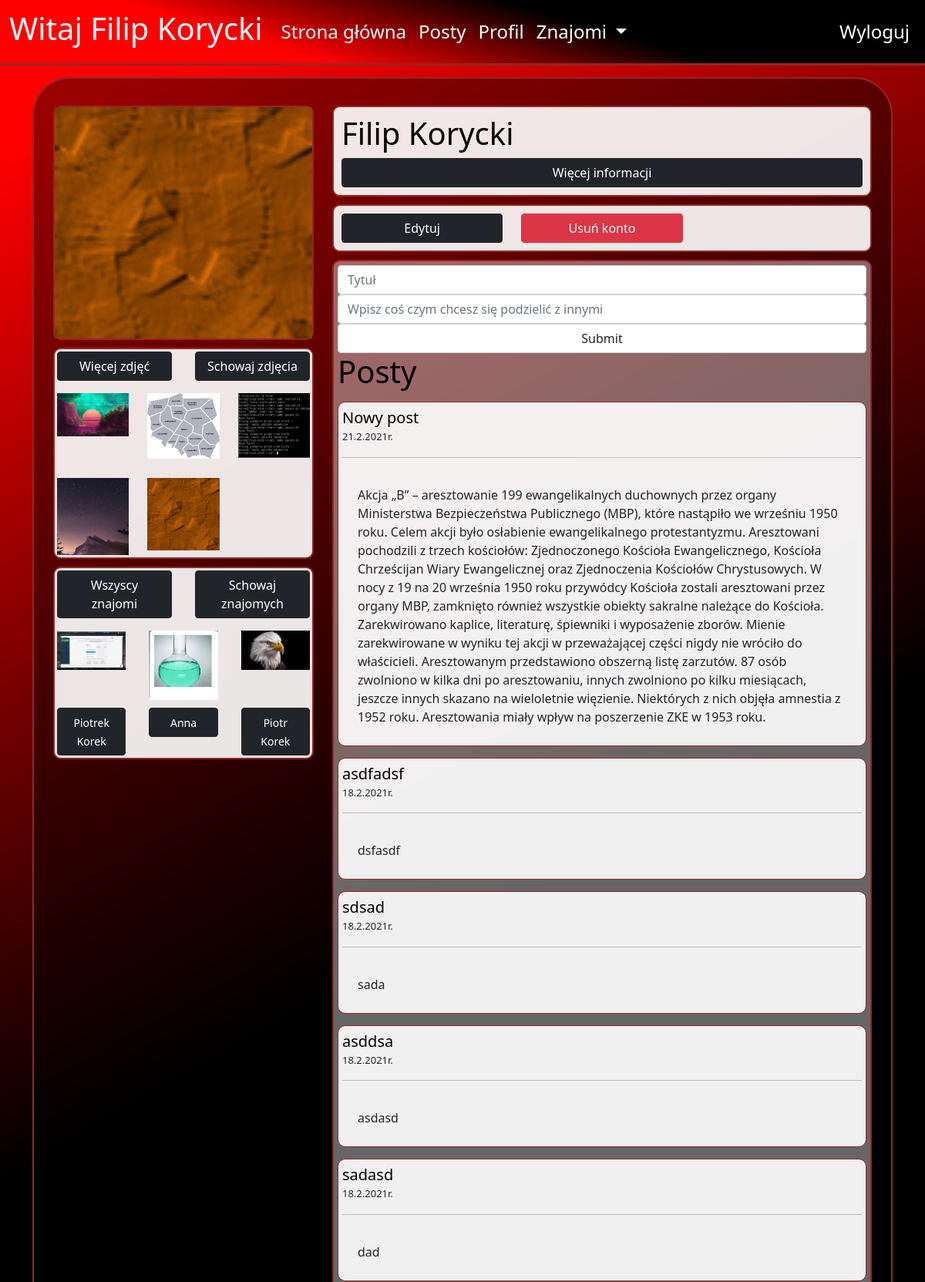
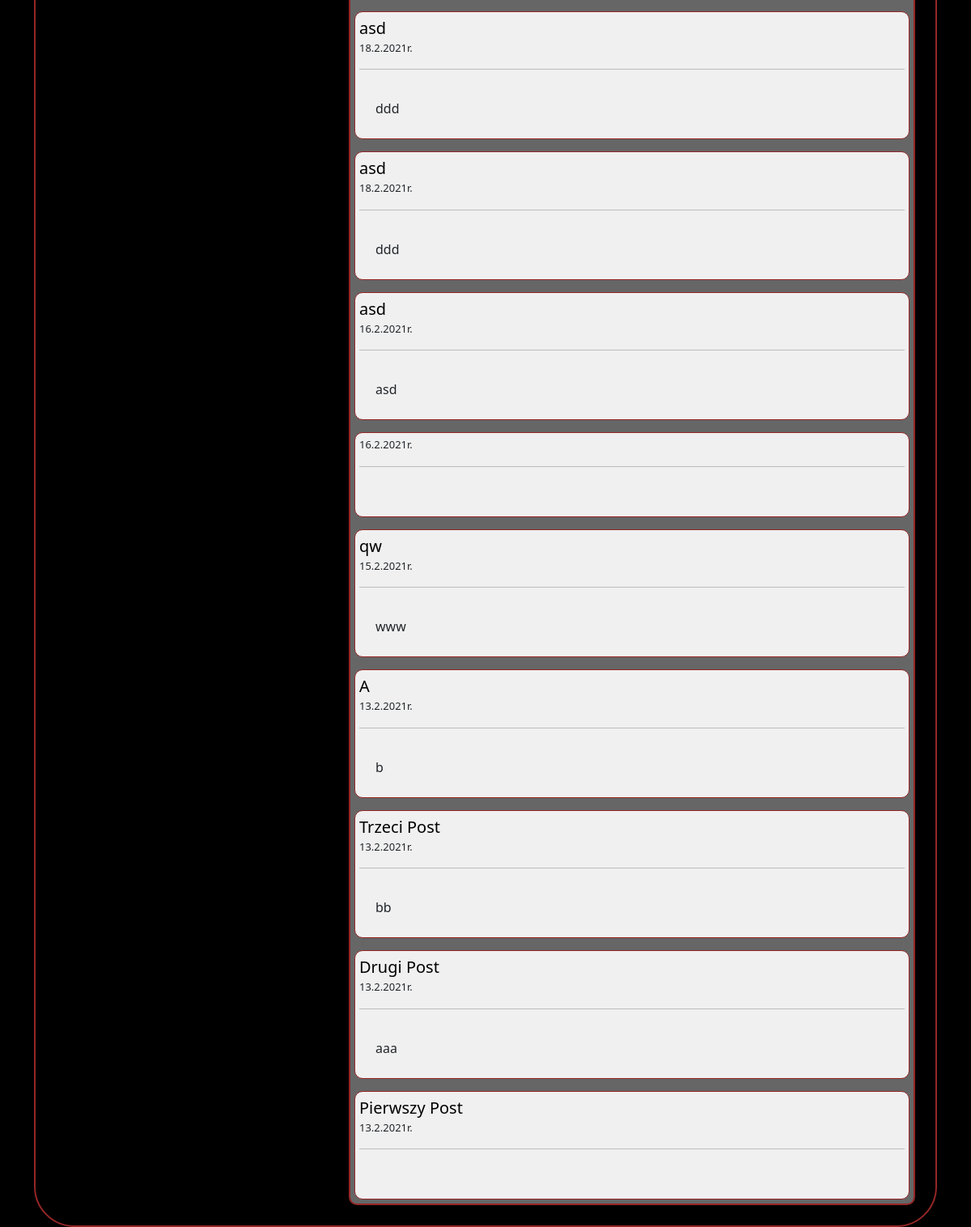
Screenshot of /profile/5 (signed in) with the database file from the repository (2 pictures, top to bottom).
### blog/models.py (models this page shows, shortened)
class Profile(models.Model):
    user = models.OneToOneField(User, null=True, on_delete=models.CASCADE)
    birth_date = models.DateField(blank=True,null=True)
    description = models.TextField(blank=True,null=True)
    first_name = models.CharField(blank=True, null=True, max_length=40)
    last_name = models.CharField(blank=True, null=True, max_length=40)
    country = models.CharField(blank=True, null=True, max_length=40)
    city = models.CharField(blank=True, null=True, max_length=40)
    height = models.DecimalField(blank=True,null=True, decimal_places=0, max_digits=120)
    weight = models.DecimalField(blank=True,null=True, decimal_places=0, max_digits=120)
    gender = models.CharField(blank=True,null=True, max_length=222)
    friends = models.ManyToManyField('self', blank=True)
    images = models.ManyToManyField("ProfileImage", related_name='+',blank=True)
    chats = models.ManyToManyField("ChatBox", related_name='+',blank=True)
    posts = models.ManyToManyField("Post", related_name='+',blank=True)
    def get_name(self):
        if self.first_name and self.last_name:
            return str(str(self.first_name)+" "+str(self.last_name)) #+" ("+str(self.user.username)+")"
        elif self.first_name:
            return self.first_name
        else:
            return self.user.username

class Post(models.Model):
    owner =  models.ForeignKey("Profile", on_delete=models.CASCADE)
    date = models.DateField(auto_now_add=True)
    date_time = models.DateTimeField(auto_now_add=True)
    title = models.CharField(max_length=200)
    text = models.CharField(max_length=4000)
    comments = models.ManyToManyField("Post_comment", related_name='+')
    class Meta:
        ordering = ["-date","-date_time"]

### blog/views.py (the view, shortened to what this page needs)
# urls.py: path("profile/<int:pk>", views.ProfileView.as_view(), name="profile"),
class ProfileView(LoginRequiredMixin,View):
    login_url = '/login/'
    def get(self, request, pk):
        profile = Profile.objects.all().get(id=pk)
        friends_id = []
        for friend in profile.friends.all():
            friends_id.append(friend.id)
        context={
            'profile':profile,
            'friends_id':friends_id,
        }
        user1 = request.user.profile
        user2 = get_object_or_404(Profile, id=pk)
        chats = ChatBox.objects.all()
        for chat in chats:
            if user1 in chat.users.all() and user2 in chat.users.all():
                context["have_chat"]=True
                context["chat"]=chat
            else:
                context["have_chat"]=False
        return render(request, 'blog/profile.html',context)

### blog/templates/blog/profile.html (shortened to what this page needs)
{% extends "blog/base.html"%}
{% load static %}
{%block content%}
<div class="container background_v1">
    <div class="row">
        <div class="col-sm-12 col-md-4">
            <div class="profile_image_class">
                {% if profile.images%}
                <div style="width: 100%; position:relative;">
                    {%for image in profile.images.all %}
                        {% if forloop.last %}
                            <div class="fake_box"> </div>
                            <br />
                        {%endif%}
                    {%empty%}
                          <img src="{% static 'user.png' %}" class="profile_image">
                          <div class="fake_box"> </div>
                        <br />
                    {%endfor%}
                </div>
                {%endif%}
            </div>
            <div class="profile_images_css">
                <div class="row">
                    <div class="col-sm-6"><a href="{% url 'profile_images' profile.id %}" style="margin:2%; width:96%;" class="btn btn-dark" >Więcej zdjęć</a></div>
                    <div class="col-sm-6"><button type="button" id="images_button" class="btn btn-dark">Schowaj zdjęcia</button></div>
                </div>
                <div class="row" id="images_profile_box" style="padding:3px; clear:both;">
                    {%for image in profile.images.all%}
                        <div class="col-md-6 col-lg-4" >
                            <div style="margin-top: 10px; position:relative;">
                                <a href="{{image.image.url}}" target="_blank">
                                    <div class="mini_fake_box"></div>
                                </a>
                            </div>
                        </div>
                    {%endfor%}
                </div>
            </div>
            <div class="profile_images_css">
                <div class="row">
                    <div class="col-sm-6"><a href="{% url 'profile_friends' profile.id %}" style="margin:2%; width:96%;" class="btn btn-dark" >Wszyscy znajomi</a></div>
                    <div class="col-sm-6"><button type="button" id="friends_button" class="btn btn-dark">Schowaj znajomych</button></div>
                </div>
                <div class="row" id="friends_profile_box">
                    {%for friend in profile.friends.all|slice:":6"%}
                        <div class="col-md-6 col-lg-4" >
                            <div class="friend_image_box" style="padding:3px;">
                            <a href="{%url 'profile' friend.id%}" target="_blank">
                                {%for image in friend.images.all%}
                                    {%if forloop.last%}
                                        <div style="margin-top: 10px; position:relative;">
                                                <div class="mini_fake_box"></div>
                                        </div>
                                    {%endif%}
                                {%endfor%}
                                    <div class="btn btn-dark"> <small>{{friend.get_name}}</small> </div>
                            </div>
                        </div>
                    {%endfor%}
                </div>
            </div>
        </div>
        <div class="col-sm-12 col-md-8">
            <div class="profile_info" style="padding:10px;">
                <h1 style="color:black;">{{profile.get_name}}</h1>
                <button type="button" id="info_button" class="btn btn-dark">Więcej informacji</button>
            </div>
            <div class="profile_buttons" style="padding:10px;">
                <div class="row">
                {%if user.profile.id == profile.id%}
                    <div class="col-sm-12 col-md-4">
                    <a href="{%url 'edit_profile' profile.id%}" class="btn btn-dark">Edytuj</a>
                    </div>
                    <div class="col-sm-12 col-md-4">
                    <a href="{%url 'delete_profile' profile.id%}" class="btn btn-danger">Usuń konto</a>
                    </div>
                {%endif%}
            </div>
        </div>
        {%if user.profile.id == profile.id or user.profile.id in friends_id or user.profile.id == profile.id %}
            <div class="profile_posts_box">
                {% if user.profile.id == profile.id %}
                <form action="{% url 'profile' profile.id%}" method="POST">
                    <input type="text" placeholder="Tytuł" name="title" class="form-control" />
                    <input type="text" placeholder="Wpisz coś czym chcesz się podzielić z innymi" name="text" class="form-control" />
                    <input type="submit" class="form-control" />
                </form>
                {% endif %}
                {%if user.profile.id in friends_id or user.profile.id == profile.id %}
                    <h1 style="color:black;">Posty</h1>
                    {%for post in profile.posts.all%}
                    <div class="profile_post">
                        <div class="profile_post_title">
                        <a  class="normal_link" href="{% url 'post' post.id%}">
                        {{post.title}}
                        </a>
                        </div>
                        <div class="profile_post_date">{{post.date| date:"d.n.Y"}}r.</div>
                        <hr />
                        <div class="profile_post_text">{{post.text}}</div>
                    </div>
                    {%empty%}
                         <div class="profile_post">
                            {{profile.get_name}} nie napisał/a jeszcze żadnych postów.
                         </div>
                    {%endfor%}
                {%endif%}
            </div>
        {%else%}
            <div class="profile_posts_box_2">
            </div>
        {%endif%}
    </div>
</div>
{% endblock %}

### blog/templates/blog/base.html (shortened to what this page needs)
{% load static %}
<!doctype html>
<html lang="en">
  <head>
    <link href="https://cdn.jsdelivr.net/npm/bootstrap@5.0.0-beta1/dist/css/bootstrap.min.css" rel="stylesheet">
    <link rel ="stylesheet" href="{% static 'style.css' %}">
  </head>
  <body>
    <nav class="navbar navbar-expand-lg navbar-dark bg-light">
  <div class="container-fluid">
    <a class="navbar-brand" href="#"><h1>Witaj {{user.profile.get_name}}</h1></a>
    <div class="collapse navbar-collapse" id="navbarSupportedContent">
      <ul class="navbar-nav me-auto mb-2 mb-lg-0">
        {% if user.is_authenticated%}
        <li class="nav-item ">
          <a class="nav-link" href="{% url 'mainpage' %}">Strona główna</a>
        </li>
        <li class="nav-item ">
          <a class="nav-link" href="{% url 'posts' %}">Posty</a>
        </li>
        <li class="nav-item ">
          <a class="nav-link" href="{% url 'profile' user.profile.id %}">Profil</a>
        </li>
        <li class="nav-item dropdown">
          <a class="nav-link dropdown-toggle" href="#" id="navbarDropdown" role="button" data-bs-toggle="dropdown" aria-expanded="false">
            Znajomi
          </a>
        </li>
        {%endif%}
        </ul>
        {% if user.is_authenticated%}
        <ul class="navbar-nav ml-auto mb-2 mb-lg-0" >
          <li class="nav-item">
            <a class="nav-link" href="{% url 'logout' %}">Wyloguj</a>
          </li>
        </ul>
        {%endif%}
    </div>
  </div>
</nav>
    <div class="main_content">
      <div class="container">
    {%block content%}
    {% endblock %}
      </div>
    </div>
  </body>
</html>

### static/style.css (style rules this page uses)
* { box-sizing: border-box; margin:0; padding:0; }
:root { --ramka: rgb(148, 38, 38); }
nav { background: rgb(255,0,0); background: linear-gradient(16deg, rgba(255,0,0,1) 29%, rgba(0,0,0,1) 63%, rgba(0,0,0,1) 100%); border-bottom: var(--ramka) solid 3px; }
body { background-repeat: no-repeat; background-size: cover; background: black; }
.navbar { position: fixed; top:0; z-index: 555; width: 100%; }
h1,h2,h3,h4,h5 { color:aliceblue; }
nav .navbar-nav li a { color: white !important; font-size: 1.5em; }
.main_content { padding-top: 100px; min-height: 800px; background: rgb(255,0,0); background: linear-gradient(151deg, rgba(255,0,0,1) 5%, rgba(0,0,0,1) 40%, rgba(0,0,0,1) 100%); }
.background_v1 { border: solid 2px var(--ramka); border-radius: 50px; padding: 25px; background-color:rgba(0, 0, 0, 0.4); min-height: 700px; }
.fake_box { width:300px; height: 276px; }
.profile_image_class { margin-top: 10px; border:solid 2px var(--ramka); border-radius:10px; width:100%; background-color: white; }
.profile_info { border:solid 2px var(--ramka); margin-top: 10px; width:100%; border-radius:10px; background-color: rgb(255, 255, 255, 0.9); word-wrap: break-word; }
.profile_buttons { border:solid 2px var(--ramka); margin-top: 10px; border-radius:10px; background-color: rgb(255, 255, 255, 0.9); width:100%; }
.btn { width:100%; }
.profile_images_css { border:solid 2px var(--ramka); margin-top: 10px; border-radius:10px; background-color: rgb(255, 255, 255, 0.9); width:100%; }
.mini_fake_box { width:100%; height: 100px; }
#images_button { margin:2%; width:96%; }
#images_profile_box { display: flex; }
#friends_profile_box { display: flex; }
#friends_button { margin:2%; width:96%; }
.profile_posts_box { width:100%; border:solid 2px var(--ramka); margin-top: 10px; border-radius:10px; background-color: rgb(255, 255, 255, 0.4); padding:5px; }
.profile_post { width:100%; height:77%; padding:5px; margin-top: 15px; border-radius:10px; border:solid 1px var(--ramka); background-color: rgb(255, 255, 255, 0.9); }
.profile_post_title { font-size: 20px; }
.profile_post_date { font-size: 13px; }
.profile_post_text { padding:20px; }
.normal_link { color:black; text-decoration: none; }

### rows the page displays
Profile: get_name "Piotrek Korek"
Profile: get_name "Anna"
Profile: get_name "Piotr Korek"
Profile: get_name "Filip Korycki"
Post: title "Nowy post", date "21.2.2021", text "Akcja „B” – aresztowanie 199 ewangelikalnych duchownych przez organy Ministerstwa Bezpieczeństwa Publicznego (MBP), które nastąpiło we wrześniu 1950 roku. Celem akcji było osłabienie ewangelikalnego protestantyzmu. Aresztowani pochodzili z trzech kościołów: Zjednoczonego Kościoła Ewangelicznego, Kościoła Chrześcijan Wiary Ewangelicznej oraz Zjednoczenia Kościołów Chrystusowych. W nocy z 19 na 20 września 1950 roku przywódcy Kościoła zostali aresztowani przez organy MBP, zamknięto również wszystkie obiekty sakralne należące do Kościoła. Zarekwirowano kaplice, literaturę, śpiewniki i wyposażenie zborów. Mienie zarekwirowane w wyniku tej akcji w przeważającej części nigdy nie wróciło do…"
Post: title "asdfadsf", date "18.2.2021", text "dsfasdf"
Post: title "sdsad", date "18.2.2021", text "sada"
Post: title "asddsa", date "18.2.2021", text "asdasd"
Post: title "sadasd", date "18.2.2021", text "dad"
Post: title "asd", date "18.2.2021", text "ddd"
Post: title "asd", date "18.2.2021", text "ddd"
Post: title "asd", date "16.2.2021", text "asd"
Post: date "16.2.2021"
Post: title "qw", date "15.2.2021", text "www"
Post: title "A", date "13.2.2021", text "b"
Post: title "Trzeci Post", date "13.2.2021", text "bb"
Post: title "Drugi Post", date "13.2.2021", text "aaa"
Post: title "Pierwszy Post", date "13.2.2021"

### other values shown
{{ user.profile.get_name }} "Filip Korycki"
